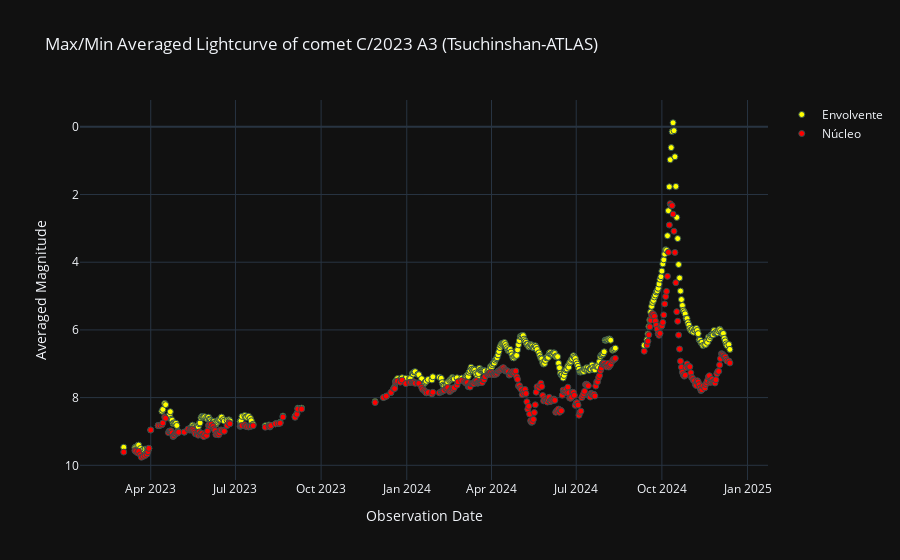

Here is the notebook cell this chart was saved with:
### Code cell
tipo_de_grafica = '7'
generar_grafica(tipo_de_grafica, nombre_del_cometa, bases_de_datos)

### Figure 1 — Plotly figure (JSON) as saved in the notebook; plotly's stock layout.template omitted (floating-point values rounded to 4 significant figures; data arrays with more than 128 entries replaced by an {"elided": "..."} marker saying what was removed)
{"data": [{"marker": {"color": "yellow", "line": {"color": "DarkSlateGrey", "width": 1}}, "mode": "markers", "name": "Envolvente", "type": "scatter", "x": {"elided": "391 str values"}, "y": {"elided": "391 float values"}}, {"marker": {"color": "red", "line": {"color": "DarkSlateGrey", "width": 1}}, "mode": "markers", "name": "Núcleo", "type": "scatter", "x": {"elided": "391 str values"}, "y": {"elided": "391 float values"}}], "layout": {"title": {"text": "Max/Min Averaged Lightcurve of comet C/2023 A3 (Tsuchinshan-ATLAS)"}, "xaxis": {"title": {"text": "Observation Date"}}, "yaxis": {"autorange": "reversed", "title": {"text": "Averaged Magnitude"}}}}
